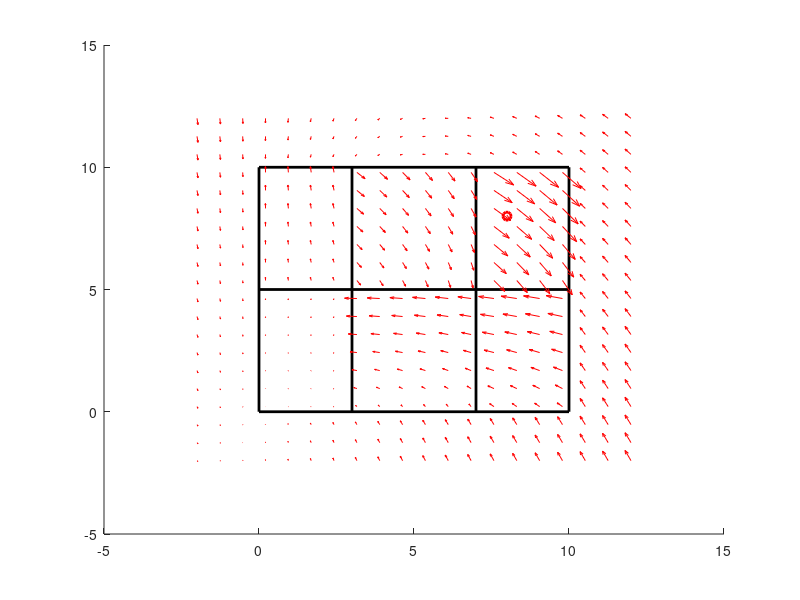

MATLAB code for this plot:
function phasePotrait()
A1 = [-1 0;0 1.5];
A2 = [-1 2;-2 -1];
A3 = [-1 4;-4 -1];
A4 = [-0.5 0;0 -0.7];
A5 = [-0.5 -5;1 -0.5];
A6 = [-1 -5;1 -0.5];
A7 = [-1 0;2 -1];
B = [1;1];

figure(1)
hold on
plot([0 10],[5 5], 'k','LineWidth', 2);
plot([0 10],[10 10],'k', 'LineWidth', 2);
plot([0 0],[0 10],'k', 'LineWidth', 2);
plot([0 10],[0 0],'k', 'LineWidth', 2);
plot([3 3],[0 10], 'k','LineWidth', 2);
plot([7 7],[0 10],'k', 'LineWidth', 2);
plot([10 10],[0 10], 'k','LineWidth', 2);
plot(8,8, 'ro','LineWidth', 2);
%%
y1 = linspace(-2,12,20);
y2 = linspace(-2,12,20);
[x1,x2] = meshgrid(y1,y2);
u = zeros(size(x1));
v = zeros(size(x2));
t=0;
for i = 1:numel(x1)
     if x1(i)>=0 &&x1(i)<=3 &&x2(i)>=5 &&x2(i)<=10
        f = @(t,Y) A1*Y;
        Yprime = f(t,[x1(i); x2(i)]); 
    elseif x1(i)>=3 &&x1(i)<=7 &&x2(i)>=5 &&x2(i)<=10
        f = @(t,Y) A2*Y;
        Yprime = f(t,[x1(i); x2(i)]); 
    elseif x1(i)>=7 &&x1(i)<=10 &&x2(i)>=5 &&x2(i)<=10        
        f = @(t,Y) (A3*Y+[8;8]);
        Yprime = f(t,[x1(i); x2(i)]);
        
    elseif x1(i)>=0 &&x1(i)<=3 &&x2(i)>=0 && x2(i)<=5
        f = @(t,Y) A4*Y;
        Yprime = f(t,[x1(i); x2(i)]); 
    elseif x1(i)>=3 && x1(i)<=7 && x2(i)>=0 &&x2(i)<=5
        f = @(t,Y) A5*Y;
        Yprime = f(t,[x1(i); x2(i)]); 
    elseif x1(i)>=7 && x1(i)<=10 &&x2(i)>=0 &&x2(i)<=5
        f = @(t,Y) A6*Y;
        Yprime = f(t,[x1(i); x2(i)]); 
    else
        f = @(t,Y) A7*Y;
        Yprime = f(t,[x1(i); x2(i)]); 
     end
    u(i) = Yprime(1);
    v(i) = Yprime(2);
end
quiver(x1,x2,u,v,'r'); 
end
